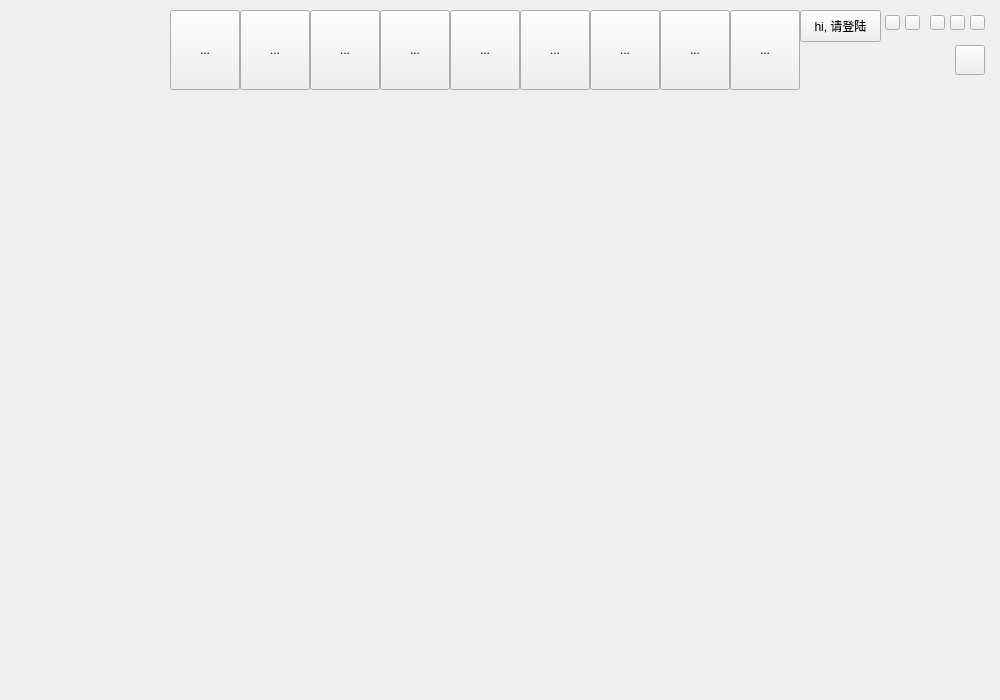
<?xml version="1.0" encoding="UTF-8"?>
<ui version="4.0">
 <class>MainWindow</class>
 <widget class="QMainWindow" name="MainWindow">
  <property name="geometry">
   <rect>
    <x>0</x>
    <y>0</y>
    <width>1000</width>
    <height>700</height>
   </rect>
  </property>
  <property name="maximumSize">
   <size>
    <width>1000</width>
    <height>700</height>
   </size>
  </property>
  <property name="windowTitle">
   <string>MainWindow</string>
  </property>
  <widget class="QWidget" name="centralWidget">
   <widget class="QWidget" name="topWidget" native="true">
    <property name="geometry">
     <rect>
      <x>0</x>
      <y>0</y>
      <width>1000</width>
      <height>90</height>
     </rect>
    </property>
    <widget class="QToolButton" name="tbMyPhone">
     <property name="geometry">
      <rect>
       <x>170</x>
       <y>10</y>
       <width>70</width>
       <height>80</height>
      </rect>
     </property>
     <property name="text">
      <string>...</string>
     </property>
    </widget>
    <widget class="QToolButton" name="tbTodayHot">
     <property name="geometry">
      <rect>
       <x>240</x>
       <y>10</y>
       <width>70</width>
       <height>80</height>
      </rect>
     </property>
     <property name="text">
      <string>...</string>
     </property>
    </widget>
    <widget class="QToolButton" name="tbPlayGame">
     <property name="geometry">
      <rect>
       <x>310</x>
       <y>10</y>
       <width>70</width>
       <height>80</height>
      </rect>
     </property>
     <property name="text">
      <string>...</string>
     </property>
    </widget>
    <widget class="QToolButton" name="tbFindGame">
     <property name="geometry">
      <rect>
       <x>380</x>
       <y>10</y>
       <width>70</width>
       <height>80</height>
      </rect>
     </property>
     <property name="text">
      <string>...</string>
     </property>
    </widget>
    <widget class="QToolButton" name="tbApp">
     <property name="geometry">
      <rect>
       <x>450</x>
       <y>10</y>
       <width>70</width>
       <height>80</height>
      </rect>
     </property>
     <property name="text">
      <string>...</string>
     </property>
    </widget>
    <widget class="QToolButton" name="tbAmusement">
     <property name="geometry">
      <rect>
       <x>520</x>
       <y>10</y>
       <width>70</width>
       <height>80</height>
      </rect>
     </property>
     <property name="text">
      <string>...</string>
     </property>
    </widget>
    <widget class="QToolButton" name="tbSmallApp">
     <property name="geometry">
      <rect>
       <x>590</x>
       <y>10</y>
       <width>70</width>
       <height>80</height>
      </rect>
     </property>
     <property name="text">
      <string>...</string>
     </property>
    </widget>
    <widget class="QToolButton" name="tbPcGame">
     <property name="geometry">
      <rect>
       <x>660</x>
       <y>10</y>
       <width>70</width>
       <height>80</height>
      </rect>
     </property>
     <property name="text">
      <string>...</string>
     </property>
    </widget>
    <widget class="QToolButton" name="tbPcApp">
     <property name="geometry">
      <rect>
       <x>730</x>
       <y>10</y>
       <width>70</width>
       <height>80</height>
      </rect>
     </property>
     <property name="text">
      <string>...</string>
     </property>
    </widget>
    <widget class="QWidget" name="widget" native="true">
     <property name="geometry">
      <rect>
       <x>60</x>
       <y>25</y>
       <width>100</width>
       <height>40</height>
      </rect>
     </property>
    </widget>
    <widget class="QPushButton" name="pbDownload">
     <property name="geometry">
      <rect>
       <x>955</x>
       <y>45</y>
       <width>30</width>
       <height>30</height>
      </rect>
     </property>
     <property name="text">
      <string/>
     </property>
    </widget>
    <widget class="QPushButton" name="pbClose">
     <property name="geometry">
      <rect>
       <x>970</x>
       <y>15</y>
       <width>15</width>
       <height>15</height>
      </rect>
     </property>
     <property name="text">
      <string/>
     </property>
    </widget>
    <widget class="QPushButton" name="pbMax">
     <property name="geometry">
      <rect>
       <x>950</x>
       <y>15</y>
       <width>15</width>
       <height>15</height>
      </rect>
     </property>
     <property name="text">
      <string/>
     </property>
    </widget>
    <widget class="QPushButton" name="pbMin">
     <property name="geometry">
      <rect>
       <x>930</x>
       <y>15</y>
       <width>15</width>
       <height>15</height>
      </rect>
     </property>
     <property name="text">
      <string/>
     </property>
    </widget>
    <widget class="QPushButton" name="pbMenu">
     <property name="geometry">
      <rect>
       <x>905</x>
       <y>15</y>
       <width>15</width>
       <height>15</height>
      </rect>
     </property>
     <property name="text">
      <string/>
     </property>
    </widget>
    <widget class="QPushButton" name="pbMessage">
     <property name="geometry">
      <rect>
       <x>885</x>
       <y>15</y>
       <width>15</width>
       <height>15</height>
      </rect>
     </property>
     <property name="text">
      <string/>
     </property>
    </widget>
    <widget class="QPushButton" name="pbLogin">
     <property name="geometry">
      <rect>
       <x>800</x>
       <y>10</y>
       <width>81</width>
       <height>32</height>
      </rect>
     </property>
     <property name="text">
      <string>hi, 请登陆</string>
     </property>
    </widget>
    <widget class="QWidget" name="icon" native="true">
     <property name="geometry">
      <rect>
       <x>15</x>
       <y>30</y>
       <width>30</width>
       <height>30</height>
      </rect>
     </property>
    </widget>
    <widget class="QWidget" name="iconBg" native="true">
     <property name="geometry">
      <rect>
       <x>10</x>
       <y>25</y>
       <width>40</width>
       <height>40</height>
      </rect>
     </property>
    </widget>
    <widget class="SearchWidget" name="widget_2" native="true">
     <property name="geometry">
      <rect>
       <x>810</x>
       <y>45</y>
       <width>130</width>
       <height>30</height>
      </rect>
     </property>
    </widget>
    <zorder>tbMyPhone</zorder>
    <zorder>tbTodayHot</zorder>
    <zorder>tbPlayGame</zorder>
    <zorder>tbFindGame</zorder>
    <zorder>tbApp</zorder>
    <zorder>tbAmusement</zorder>
    <zorder>tbSmallApp</zorder>
    <zorder>tbPcGame</zorder>
    <zorder>tbPcApp</zorder>
    <zorder>widget</zorder>
    <zorder>pbDownload</zorder>
    <zorder>pbClose</zorder>
    <zorder>pbMax</zorder>
    <zorder>pbMin</zorder>
    <zorder>pbMenu</zorder>
    <zorder>pbMessage</zorder>
    <zorder>pbLogin</zorder>
    <zorder>iconBg</zorder>
    <zorder>icon</zorder>
    <zorder>widget_2</zorder>
   </widget>
   <widget class="QWidget" name="mainWidget" native="true">
    <property name="geometry">
     <rect>
      <x>0</x>
      <y>90</y>
      <width>1000</width>
      <height>610</height>
     </rect>
    </property>
    <widget class="QWidget" name="verticalLayoutWidget">
     <property name="geometry">
      <rect>
       <x>-1</x>
       <y>-1</y>
       <width>1001</width>
       <height>611</height>
      </rect>
     </property>
     <layout class="QVBoxLayout" name="verticalLayout"/>
    </widget>
   </widget>
  </widget>
 </widget>
 <layoutdefault spacing="6" margin="11"/>
 <customwidgets>
  <customwidget>
   <class>SearchWidget</class>
   <extends>QWidget</extends>
   <header location="global">searchwidget.h</header>
   <container>1</container>
  </customwidget>
 </customwidgets>
 <resources/>
 <connections/>
</ui>
